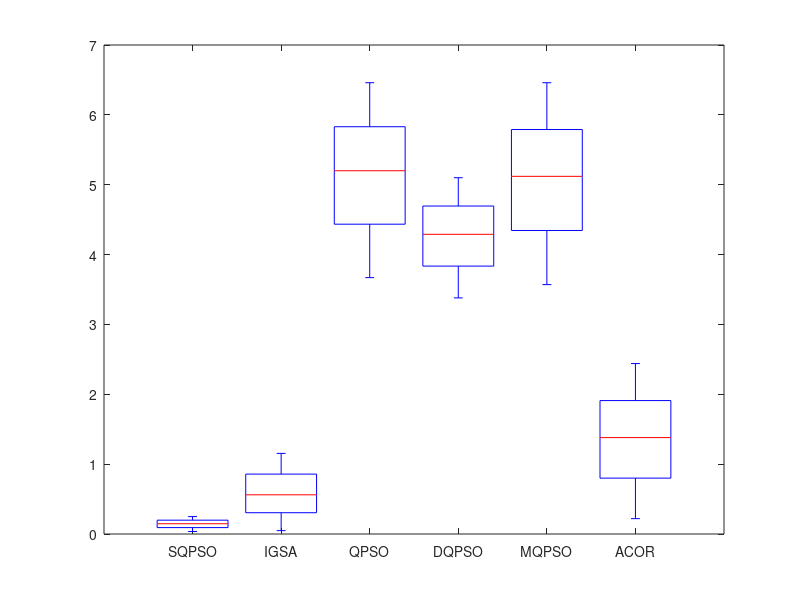

Recreate this plot in MATLAB. (Note: this script raises an error after producing the figure.)

clc; 
clear; 
close all;



SQPSO_results   = [0.0362, 0.147, 0.249];    
IGSA_results  = [0.0482, 0.561, 1.1539];    
QPSO_results = [3.67, 5.20, 6.46];    
DQPSO_results = [3.38, 4.29, 5.10];          
MQPSO_results = [3.57, 5.12, 6.46]; 
ACOR_results = [0.22, 1.38, 2.44];
%% Combine all results into a matrix (columns = algorithms)
all_results = [SQPSO_results;
               IGSA_results;
               QPSO_results;
               DQPSO_results;
               MQPSO_results;
               ACOR_results]';

%% Labels for boxplot
labels = {'SQPSO', 'IGSA', 'QPSO', 'DQPSO', 'MQPSO','ACOR'};

%% ----------------------- Draw Boxplot -----------------------
figure;
boxplot(all_results, 'Labels', labels, 'Whisker', 1.5);

title('Performance Comparison of different Algorithms', 'FontSize', 14,b);
xlabel('Algorithms', 'FontSize', 14,b);
ylabel('Best Objective Function Value ', 'FontSize', 1,b);
grid on;

%% ----------------------- Optional: Colored Boxes ------------------------
colors = [0.2 0.2 0.9;   % Blue
          0.1 0.7 0.3;   % Green
          0.9 0.6 0.1;   % Orange
          0.85 0.2 0.2]; % Red

h = findobj(gca, 'Tag', 'Box');
for j = 1:length(h)
    patch(get(h(j), 'XData'), get(h(j), 'YData'), colors(end-j+1,:), ...
          'FaceAlpha', 0.35); 
end
